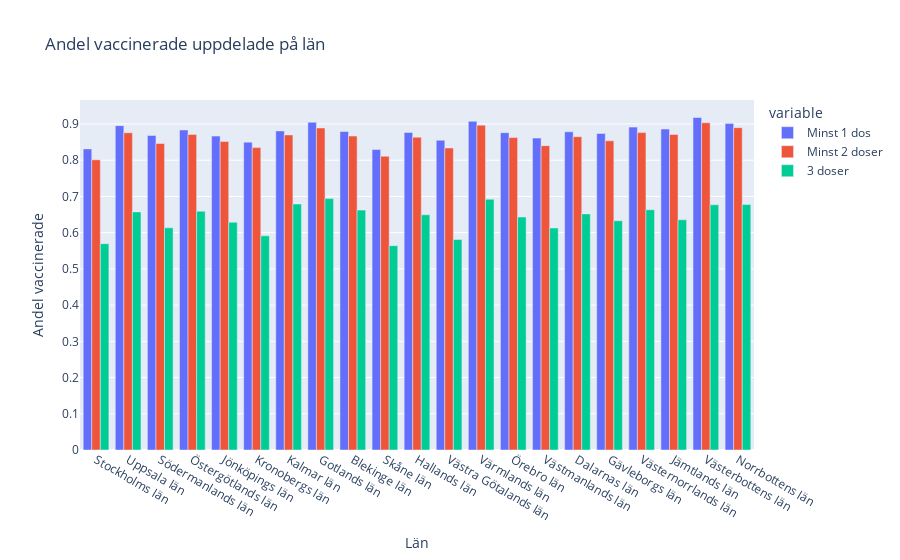

Notebook code for this chart:
### Code cell
vaccin_lan = vaccin.groupby("Län")
fig = px.bar(
    y=[
        vaccin_lan["Antal minst 1 dos"].sum() / vaccin_lan["Befolkning"].sum(),
        vaccin_lan["Antal minst 2 doser"].sum() / vaccin_lan["Befolkning"].sum(),
        vaccin_lan["Antal 3 doser"].sum() / vaccin_lan["Befolkning"].sum(),
    ],
    labels={"value": "Andel vaccinerade" ,"x": "Län"},
    title="Andel vaccinerade uppdelade på län",
    barmode="group",
    x=vaccin.Län_namn.unique(),
)
newnames = {"wide_variable_0": "Minst 1 dos", "wide_variable_1": "Minst 2 doser", "wide_variable_2": "3 doser"}
fig.for_each_trace(
    lambda t: t.update(
        name=newnames[t.name],
        legendgroup=newnames[t.name],
        hovertemplate=t.hovertemplate.replace(t.name, newnames[t.name]),
    )
)

fig.show()

### Figure 1 — Plotly figure (JSON) as saved in the notebook; plotly's stock layout.template omitted (floating-point values rounded to 4 significant figures)
{"data": [{"alignmentgroup": "True", "hovertemplate": "variable=Minst 1 dos<br>Län=%{x}<br>Andel vaccinerade=%{y}<extra></extra>", "legendgroup": "Minst 1 dos", "marker": {"color": "#636efa", "pattern": {"shape": ""}}, "name": "Minst 1 dos", "offsetgroup": "wide_variable_0", "orientation": "v", "showlegend": true, "textposition": "auto", "type": "bar", "x": ["Stockholms län", "Uppsala län", "Södermanlands län", "Östergötlands län", "Jönköpings län", "Kronobergs län", "Kalmar län", "Gotlands län", "Blekinge län", "Skåne län", "Hallands län", "Västra Götalands län", "Värmlands län", "Örebro län", "Västmanlands län", "Dalarnas län", "Gävleborgs län", "Västernorrlands län", "Jämtlands län", "Västerbottens län", "Norrbottens län"], "xaxis": "x", "y": [0.8312, 0.8954, 0.8683, 0.8834, 0.8664, 0.8498, 0.8808, 0.9047, 0.8792, 0.8293, 0.8765, 0.8551, 0.9072, 0.8759, 0.861, 0.8784, 0.8738, 0.8913, 0.8859, 0.9178, 0.9015], "yaxis": "y"}, {"alignmentgroup": "True", "hovertemplate": "variable=Minst 2 doser<br>Län=%{x}<br>Andel vaccinerade=%{y}<extra></extra>", "legendgroup": "Minst 2 doser", "marker": {"color": "#EF553B", "pattern": {"shape": ""}}, "name": "Minst 2 doser", "offsetgroup": "wide_variable_1", "orientation": "v", "showlegend": true, "textposition": "auto", "type": "bar", "x": ["Stockholms län", "Uppsala län", "Södermanlands län", "Östergötlands län", "Jönköpings län", "Kronobergs län", "Kalmar län", "Gotlands län", "Blekinge län", "Skåne län", "Hallands län", "Västra Götalands län", "Värmlands län", "Örebro län", "Västmanlands län", "Dalarnas län", "Gävleborgs län", "Västernorrlands län", "Jämtlands län", "Västerbottens län", "Norrbottens län"], "xaxis": "x", "y": [0.8011, 0.8757, 0.8461, 0.8709, 0.8516, 0.8347, 0.8697, 0.8888, 0.8665, 0.8109, 0.8636, 0.8336, 0.8968, 0.8624, 0.84, 0.8649, 0.8535, 0.8762, 0.8711, 0.9034, 0.8897], "yaxis": "y"}, {"alignmentgroup": "True", "hovertemplate": "variable=3 doser<br>Län=%{x}<br>Andel vaccinerade=%{y}<extra></extra>", "legendgroup": "3 doser", "marker": {"color": "#00cc96", "pattern": {"shape": ""}}, "name": "3 doser", "offsetgroup": "wide_variable_2", "orientation": "v", "showlegend": true, "textposition": "auto", "type": "bar", "x": ["Stockholms län", "Uppsala län", "Södermanlands län", "Östergötlands län", "Jönköpings län", "Kronobergs län", "Kalmar län", "Gotlands län", "Blekinge län", "Skåne län", "Hallands län", "Västra Götalands län", "Värmlands län", "Örebro län", "Västmanlands län", "Dalarnas län", "Gävleborgs län", "Västernorrlands län", "Jämtlands län", "Västerbottens län", "Norrbottens län"], "xaxis": "x", "y": [0.5695, 0.6572, 0.6134, 0.6591, 0.6286, 0.5911, 0.679, 0.694, 0.6622, 0.5639, 0.6494, 0.5809, 0.6924, 0.643, 0.6128, 0.6518, 0.6329, 0.6631, 0.6355, 0.6769, 0.678], "yaxis": "y"}], "layout": {"barmode": "group", "legend": {"title": {"text": "variable"}, "tracegroupgap": 0}, "title": {"text": "Andel vaccinerade uppdelade på län"}, "xaxis": {"anchor": "y", "domain": [0, 1], "title": {"text": "Län"}}, "yaxis": {"anchor": "x", "domain": [0, 1], "title": {"text": "Andel vaccinerade"}}}}
